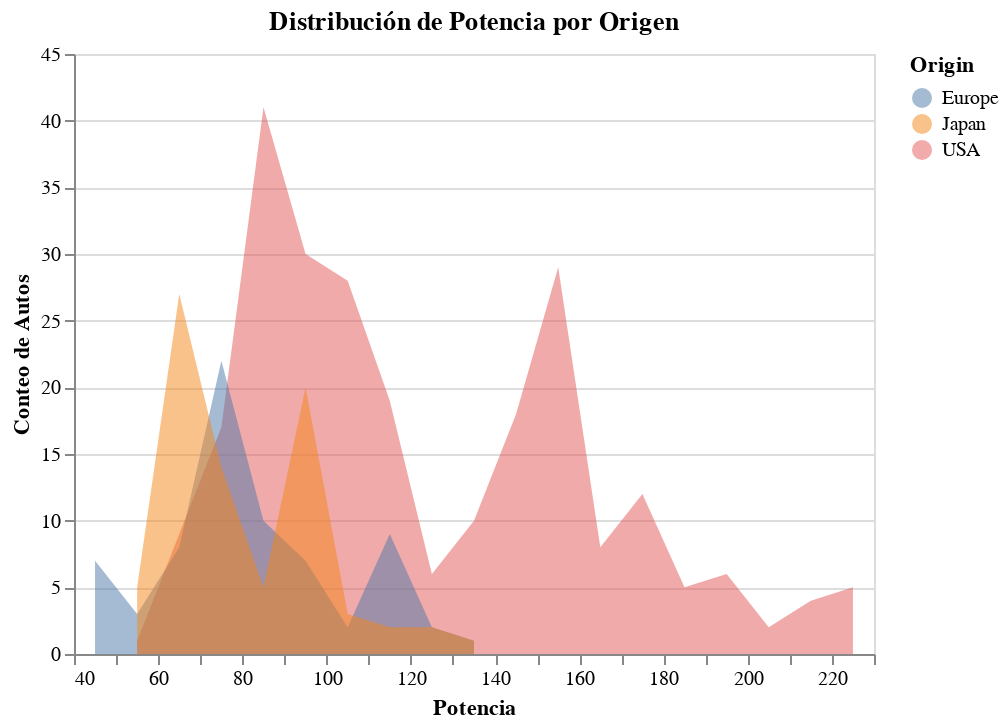

Notebook code for this chart:
### Markdown cell above
### Ejemplo 3: `mark_area`
En este ejemplo, usaremos `mark_area` para mostrar la distribución de `Horsepower` para cada `Origin`

### Code cell
# Gráfico de área - Distribución de Potencia por Origen
area_chart = alt.Chart(cars).mark_area(opacity=0.5).encode(
    x=alt.X('Horsepower', bin=alt.Bin(maxbins=30), title='Potencia'),
    y=alt.Y('count()', stack=None, title='Conteo de Autos'),
    color='Origin'
).properties(
    title='Distribución de Potencia por Origen'
)
area_chart.interactive()

### Figure 1 — Vega-Lite specification as saved in the notebook (floating-point values rounded to 4 significant figures; data arrays with more than 128 entries replaced by an {"elided": "..."} marker saying what was removed)
{"config": {"view": {"continuousWidth": 400, "continuousHeight": 300}}, "data": {"name": "data-f02450ab61490a1363517a0190416235"}, "mark": {"type": "area", "opacity": 0.5}, "encoding": {"color": {"field": "Origin", "type": "nominal"}, "x": {"bin": {"maxbins": 30}, "field": "Horsepower", "title": "Potencia", "type": "quantitative"}, "y": {"aggregate": "count", "stack": null, "title": "Conteo de Autos", "type": "quantitative"}}, "title": "Distribución de Potencia por Origen", "$schema": "https://vega.github.io/schema/vega-lite/v4.17.0.json", "datasets": {"data-f02450ab61490a1363517a0190416235": {"elided": "406 records"}}}
